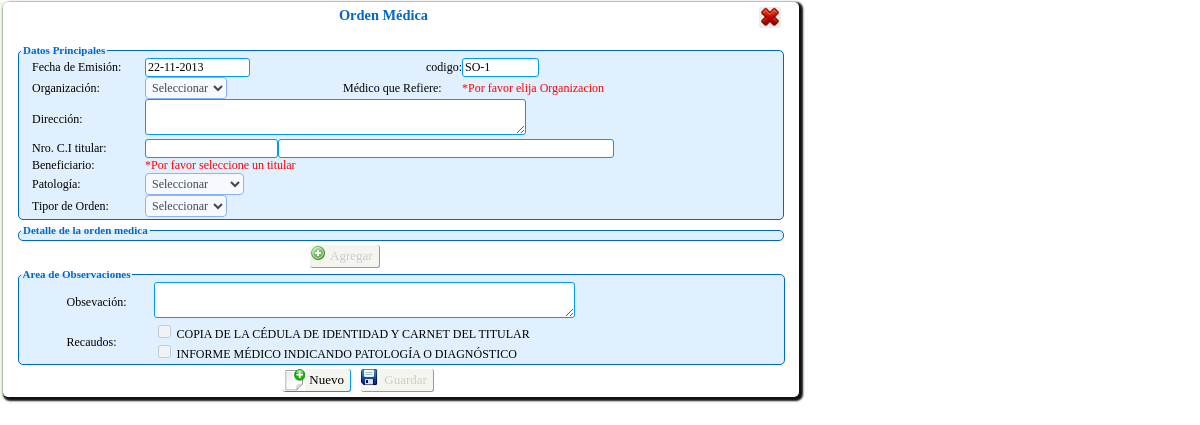
/persona/Php/transacciones/solicitud_orden/solicitud_orden.php (signed in), run on the app's committed database.
### tables this page shows
CREATE TABLE IF NOT EXISTS `trecaudo` (
  `id_recaudo` int(11) NOT NULL AUTO_INCREMENT,
  `descripcion` varchar(80) NOT NULL,
  `tipo` varchar(50) NOT NULL,
  `estatus` char(1) NOT NULL,
  PRIMARY KEY (`id_recaudo`)
);

### persona/Clases/clase_solicitud_orden.php (called while the page is built, shortened)
<?php
include_once("clase_mysql.php");
class sOrden extends conectaBDMy{
    public function buscaUltimoID(){
       $sql="SELECT * FROM tsolicitud_servicio ORDER BY id_solicitud DESC LIMIT 1";
		return ($cursor= parent::ejecuta_sql($sql));
    }
    public function sig_tupla( $registro )
	{
		return( parent::proxima_tupla( $registro ) );
	}
}
?>

### persona/Clases/clase_mysql.php (called while the page is built, shortened)
<?PHP
class conectaBDMy
{
	private $servidor;
	private $usuario;
	private $password;
	private $conexion;
	function conectaBDMy()
	{
		$this->servidor="localhost";
		$this->usuario="root";
		$this->password="iutep";
		$this->basedatos="bdsas";
	}
	function abrir_BD()
	{
		if ( !($enlace= @mysql_connect( $this->servidor, $this->usuario, $this->password ) ) )
		{
		header("Location: ../html/Error_bd.html");
		}
		$this->conexion=$enlace;
		return true;
	}
	function ejecuta_sql( $query )
	{
		if ( $this->abrir_BD() )
	     return ( mysql_query($query,$this->conexion ) );
	else
	     return null;
	}
  function proxima_tupla($cursor)
  {
	return mysql_fetch_array($cursor);
  }
}
?>

### persona/Clases/clase_recaudo.php (called while the page is built, shortened)
<?php
include_once("clase_mysql.php");
class recaudos extends conectaBDMy{
	private $tipoRecaudo;
    public function recaudos(){
		$this->tipoRecaudo="";
	}
 	public function setTiporecaudo($Valor){
        $this->tipoRecaudo = mb_strtoupper(trim($Valor), "utf-8");
    }
	function lista_recaudo()
	{
		$c=0;
		$sql="SELECT * FROM trecaudo where estatus='1' and tipo='$this->tipoRecaudo' order by id_recaudo";
		 $cursor=parent::ejecuta_sql($sql);
		 if($row= parent::proxima_tupla($cursor))
		 {
			 DO
			 {
				$fila[$c][1]=$row["id_recaudo"];
				$fila[$c][2]=$row["descripcion"];
				$fila[$c][3]=$row["tipo"];
				$c++;
			 }WHILE($row= parent::proxima_tupla($cursor));
		 }
		if ( $fila>0 )
			return $fila;
		else
			return -1;
	}
}
?>

### persona/Clases/clase_patologia.php (called while the page is built, shortened)
<?php
include_once("clase_mysql.php");
class patologia extends conectaBDMy{
	function lista_patologia()
	{
		$c=0;
		$sql="select * from tpatologia where estatus='1' order by nombre";
		 $cursor=parent::ejecuta_sql($sql);
		 if($row= parent::proxima_tupla($cursor))
		 {
			 DO
			 {
				$fila[$c][1]=$row["id_patologia"];
				$fila[$c][2]=$row["nombre"];
				$c++;
			 }WHILE($row= parent::proxima_tupla($cursor));
		 }
		if ( $fila>0 )
			return $fila;
		else
			return -1;
	}
}
?>

### persona/Php/transacciones/solicitud_orden/solicitud_orden.php (the view, shortened to what this page needs)
<?php session_start();
include_once("../../../Clases/clase_solicitud_orden.php");
$sOrden= new sOrden();
$compl='SO-';
$idSolicitud='0';
$res=$sOrden->buscaUltimoID();
$res=$sOrden->sig_tupla($res);
if($res){
	$idSolicitud=$res['id_solicitud']+1;
}else{
	$idSolicitud='1';
}
?><!DOCTYPE HTML>
<html lang="es">
  <head>
  	<link rel="stylesheet" type="text/css" href="../../../Css/estilo2.css" />
    <link rel="stylesheet" type="text/css" href="../../../Css/estilos.css" />
    <link rel="stylesheet" type="text/css" href="../../../Css/border-radius.css" />
     <link href="../../../JavaScript/jquery.alerts.css" rel="stylesheet" type="text/css" />
</head>
<body>
<div id="cuerpo">
<form action="" method="POST" id="form_orden_solicitud" name="form_orden_solicitud">
<table width="773" height="25" border="0" cellpadding="0" cellspacing="0">
    <tr>
      <td width="751"> <h1>Orden Médica</h1></td>
      <td valign="top"><input name="cancelar" type="button" id="cancelar" class='btn_cancelar_act_img'  title="Salir" onclick="location.href='../../../../html/blanco.html'"/></td>
    </tr>
  </table>
  <fieldset>
  <legend align="left">Datos Principales</legend>
    <table width="760" border="0" cellpadding="0" cellspacing="0">
    <tr>
      <td >&nbsp;</td>
      <td >Fecha de Emisión:</td>
      <td colspan="2" ><input name="fecha" id="fecha" type="text" size="12" maxlength="10" readonly value="<?php date_default_timezone_set('America/Caracas'); echo date('d-m-Y') ?>"/></td>
      <td width="119" align="right"><input type="hidden" name="codHoja" id="codHoja" value="<?php echo $compl.''.$idSolicitud; ?>">
        codigo: </td>
      <td width="319" ><input name="fecha2" id="fecha2" type="text" size="8" readonly value="<?php echo $compl.''.$idSolicitud; ?>"/></td>
    </tr>
    <tr>
      <td >&nbsp;</td>
      <td >Organización:</td>
      <td colspan="2" ><select name="organizacion" id="organizacion" disabled="disabled">
              <option value="0" selected="selected" disabled="disabled">Seleccionar </option>
              <?php include_once("../../../Clases/clase_proveedor.php");
			?><option value="<?php echo $lista[$i][1];?>"><?php echo $lista[$i][2];?></option>
            </select></td>
      <td >Médico que Refiere:</td>
      <td > <div id="cap1" style="color:#FF0000; display:block; width:180px;">*Por favor elija Organizacion</div>
     	  </td>
    </tr>
    <tr>
      <td >&nbsp;</td>
      <td >Dirección:</td>
      <td colspan="4" ><div id="cap3"><textarea name="direccion" id="direccion" cols="45" rows="2" readonly></textarea></div></td>
      </tr>
    <tr>
      <td >&nbsp;</td>
      <td >Nro. C.I titular:</td>
      <td width="106" ><input name="cedTitular" type="text" disabled id="cedTitular" size="16" title="Ejemplo: 20643089, Si la C.I es menor a ocho (8) dígitos complete con ceros (0) a la izquierda Ejemplo: 08042667" /></td>
      <td colspan="3" ><div id="cap4" style="color:#FF0000; display:block; width:200px;"><input name="vacio" type="text" id="box" size="45" readonly /></div></td>
      </tr>
    <tr>
      <td width="11" >&nbsp;</td>
      <td width="113" >Beneficiario:</td>
      <td colspan="4" ><div id="cap5" style="color:#FF0000; display:block; width:200px;">*Por favor seleccione un titular</div></td>
      </tr>
    <tr>
      <td >&nbsp;</td>
      <td >Patología:</td>
      <td colspan="3" ><select name="patologia" id="patologia" disabled="disabled">
        <option value="0" selected="selected" disabled="disabled">Seleccionar </option>
        <?php include_once("../../../Clases/clase_patologia.php");
				$patologia=new patologia();
				$lista=$patologia->lista_patologia();
			?>
      </select></td>
      <td>&nbsp;</td>
      </tr>
    <tr>
      <td >&nbsp;</td>
      <td >Tipor de Orden:</td>
      <td colspan="3" ><select name="Tipo" disabled id="Tipo" >
      <option value="0" selected="selected" disabled="disabled">Seleccionar </option>
      </select></td>
      <td>&nbsp;</td>
      </tr>
    </table>
    </fieldset>
     <fieldset>
      <legend align="left">Detalle de la orden medica </legend>
    </fieldset>
     <table  width="770" border="0" cellpadding="0" cellspacing="0">
       <tr>
         <td width="297">&nbsp;</td>
         <td width="96"><div id="bt_agregar" style="display:block">
           <input name="agregar" type="button" id="agregar" value="Agregar"disabled="disabled" title="Agregar un servicio"class='btn_guardar_desact btn_guardar_act_img3'  onclick="if(!crear(this)){return false;}" /></div>
         </td>
         <td width="377">&nbsp;</td>
       </tr>
     </table>
    <fieldset>
    <legend align="left">Area de Observaciones</legend>
    <table width="761" border="0" cellpadding="0" cellspacing="0">
    <tr>
      <td width="46">&nbsp;</td>
      <td width="87" height="24">Obsevación:</td>
      <td width="478">
        <textarea name="observacion" cols="50" rows="2" disabled id="observacion"></textarea>
      </td>
      <td width="150">&nbsp;</td>
    </tr>
    <tr>
      <td>&nbsp;</td>
      <td>Recaudos:</td>
      <td colspan="2"><?php 	include_once("../../../Clases/clase_recaudo.php");
			$recaudo= new recaudos();
			$recaudo->setTiporecaudo('SOLICITUD - ORDEN MÉDICA');
			$consul=$recaudo->lista_recaudo();
			for($i=0;$i<count($consul);$i++)
			{
			if($consul[$i][3]=='SOLICITUD - ORDEN MÉDICA'){
		?>
          <input type="checkbox" name="recaudos[]" id="<?php echo $i;?>" value="<?php echo $consul[$i][1];?>" disabled="disabled">
        <?php echo "<label  for='$i'>".$consul[$i][2]."</label>"; ?><br>
        <?php
		}else { echo "<div id='open' style='color:#F00'> Alerta: No se han asignado recaudos por Solicitud de Medicinas. Por favor <a href='#'>click</a></div>";}
		}?></td>
      </tr>
    </table>
   </fieldset>
   <table  width="773" border="0" cellpadding="0" cellspacing="0">
      <tr>
      <td width="348" align="right"><input name="nuevo" type="button" id="nuevo" value="  Nuevo" class='btn_act btn_nuevo_act_img' title="Pulse para activar campos"/></td>
      <td width="425"><input name="guardar" type="submit" class='btn_guardar_desact btn_guardar_act_img' disabled="disabled" id="guardar" onClick="if(!recuados()){return false;}"  value=" Guardar" />
      </td>
      </tr>
  </table>
</form>
</div>
</body>
</html>

### persona/Css/estilo2.css (style rules this page uses)
input[type=text] { background-color: #fff; border: 1px double #09F; border-radius: 3px; }
textarea { background-color: #fff; border: 1px double #09F; border-radius: 3px; }

### persona/Css/estilos.css (style rules this page uses)
body { margin: auto; width:100%; min-width:600px; max-width:2000px; background-color:transparent; font:Tahoma, Geneva, sans-serif; }
body, input, select { font-family: "Lucida Sans Unicode"; font-size: 12px; color: #000; border-radius:3px; }
#cuerpo { width:799px; height:100%; padding:0px; background:#F0F8E7; }
h1 { font-size:1.2em; color: #06C; text-align:center; }
h1, h2, p { margin: 0px 0px 20px 0px; }
form { position:relative; padding:5px; margin-top: 2px; margin-left: 3px; margin-bottom:2px; background:#FFF; display:block; box-shadow: 2px 2px 2px 2px #121212; border-radius: 5px; }
form fieldset { width:760px; border:1px solid #06C; padding:2px; margin:auto; margin-bottom:4px; border-radius: 5px; background-color:#E1F0FF; }
form legend { font-family: "Lucida Sans Unicode"; font-weight:bold; font-size:11px; color: #06C; }
select { font-family: "Lucida Sans Unicode"; font-size: 12px; color: #000; background-color:#fff; border-color:#69F; padding: 2px; border-radius:4px; }

### persona/Php/transacciones/solicitud_orden/solicitud_orden.php (style rules this page uses)
.btn_act { height: 23px; background-color: #f5f5f0; border-bottom: 1px solid #09F; border-right:1px solid #09F; border-top:0px; border-left:0px; font-size: 13px; color:black; padding-left: 20px; background-repeat: no-repeat; cursor:hand; cursor:pointer; margin-left:5px; margin-right:5px; outline-width:0px; background-image: url(../../../Imagen_sistema/cancelar.jpg); }
.btn_nuevo_act_img { background-image: url(../../../Imagen_sistema/nuevo.jpg); }
.btn_cancelar_act_img { margin: auto; background-repeat: no-repeat; cursor:hand; cursor:pointer; height: 21px; width: 22px; border: 0px; background-image: url(../../../Imagen_sistema/cancelar.jpg); }
.btn_guardar_act_img { background-image: url(../../../Imagen_sistema/guardar.jpg); }
.btn_guardar_act_img3 { background-image: url(../../../Imagen_sistema/add.png); }
.btn_guardar_desact { height: 23px; background-color: #f5f5f0; border-bottom: 1px solid #999; border-right:1px solid #999; border-top:0px; border-left:0px; font-size: 13px; color:#CCC; padding-left: 20px; background-repeat: no-repeat; cursor:hand; cursor:pointer; margin-left:5px; margin-right:5px; outline-width:0px; }

### data on the page
trecaudo: descripcion "COPIA DE LA CÉDULA DE IDENTIDAD Y CARNET DEL TITULAR"
trecaudo: descripcion "INFORME MÉDICO INDICANDO PATOLOGÍA O DIAGNÓSTICO"
